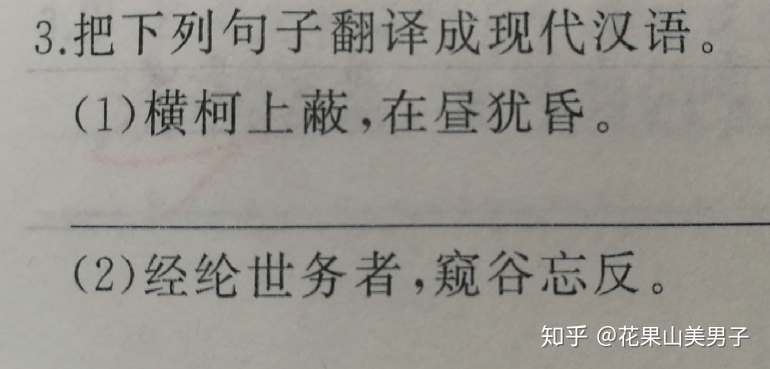
#> input picture img_1.png, 1540 x 738 px, given in place of num.jpg, which was not available (shown at 1/2 size)
$ jupyter execute '自动截图.ipynb'   (shell and % lines are left out)   (text cells are left out)
#> lines starting #> are read from the running program, lines starting #| are printed output that depends on the picture; after the words box and inside, x2 and y2 are one past the last pixel; in counts of white or black regions, pixels touching at a corner belong together; pictures that were not available may be replaced by others from this repository, and a replacement may not be noted
[cell 1]
import cv2

[cell 2]
# file_name = input("Please input file name:")
file_name = "num.jpg"

[cell 3]
image = cv2.imread(file_name)
#> image is the input picture: shape (738, 1540, 3); mean B, G, R 142, 148, 150.3

[cell 4]
from matplotlib import pyplot as plt
plt.imshow(image)
plt.show()

[cell 5]
gray = cv2.cvtColor(image, cv2.COLOR_BGR2GRAY)
srcWidth, srcHeight, channels = image.shape
#> srcWidth = 738; srcHeight = 1540; channels = 3
print(srcWidth, srcHeight)
#| 738 1540

[cell 6]
binary = cv2.medianBlur(gray,7)
ret, binary = cv2.threshold(binary, 90, 255, cv2.THRESH_BINARY)
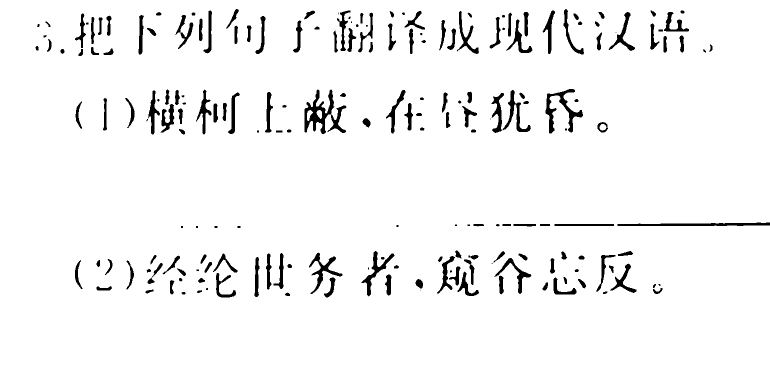
#> binary: shape (738, 1540) (shown at 1/2 size); 95.6% white; 200 black regions (27 under 20 px), largest, box (x1, y1, x2, y2) and area: (609, 179, 693, 268) 2766, (1091, 178, 1166, 267) 1871, (1235, 445, 1540, 452) 1490
cv2.imwrite("2-Binary.png", binary, [int(cv2.IMWRITE_PNG_COMPRESSION), 9])
binary = cv2.Canny(binary, 0, 60, apertureSize = 3)
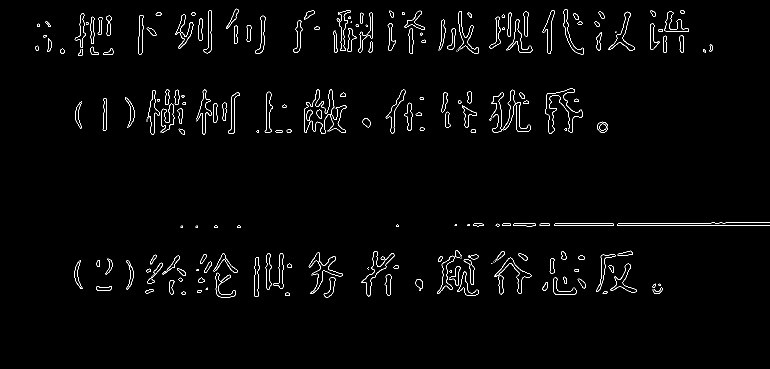
#> binary: shape (738, 1540) (shown at 1/2 size); 1.6% white in thin lines or dots, all inside (x1, y1, x2, y2) = (70, 17, 1540, 595)
cv2.imwrite("3-canny.png", binary, [int(cv2.IMWRITE_PNG_COMPRESSION), 9])
#> Out = True

[cell 7]
import numpy as np

kernel = cv2.getStructuringElement(cv2.MORPH_RECT, (1,1))
opening = cv2.morphologyEx(binary, cv2.MORPH_OPEN, kernel, iterations=1)
dilate_kernel = cv2.getStructuringElement(cv2.MORPH_RECT, (12,10))
dilate = cv2.dilate(opening, dilate_kernel, iterations=3)
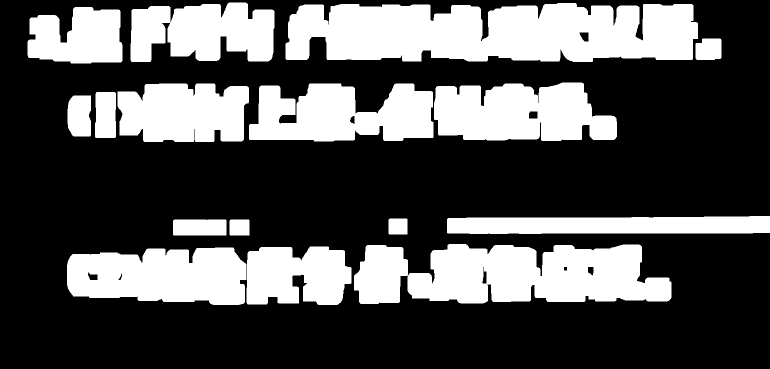
#> dilate: shape (738, 1540) (shown at 1/2 size); 32.6% white; 16 white regions

contours, hierarchy = cv2.findContours(dilate, cv2.RETR_EXTERNAL, cv2.CHAIN_APPROX_SIMPLE)
#> contours = 16 contours; largest, box (x1, y1, x2, y2) and area: (571, 6, 1396, 124) 81760, (708, 488, 1343, 608) 58332, (868, 165, 1234, 282) 33890, (134, 495, 493, 610) 33790, (498, 167, 867, 283) 31790
print(f"len:{len(contours)}")
#| len:16
image_cpy = image.copy()
# mask = np.zeros(binary.shape[:2],dtype=np.uint8)
count = 0
for i in range(len(contours)):
    contour = contours[i]
    area = cv2.contourArea(contour)
    if area > 2000 and area < 11000:
        count += 1
        x,y,w,h = cv2.boundingRect(contour)
        image_cpy = cv2.rectangle(image_cpy,(x,y),(x+100,y+100),(255,0,0), 2)
        cv2.imwrite(f"test_out/{count}.png", cv2.resize(image[int(y):int(y+100),int(x):int(x+100)],None,fx=0.5,fy=0.5), [int(cv2.IMWRITE_PNG_COMPRESSION), 9])
#> this loop made 16 passes
#> (area, x, y, w, h) on passes 5, 8, 9: (3281, 346, 439, 107, 32), (3465.5, 135, 191, 47, 82), (3609.5, 190, 184, 42, 92)
#> area on passes 1, 2, 3, 4, 6, 7: 33790, 20129, 58332.5, 1206, 1144, 20479
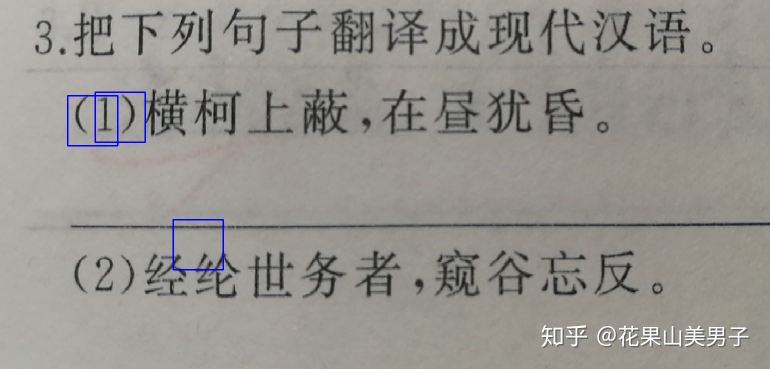
#> image_cpy: shape (738, 1540, 3) (shown at 1/2 size); 0.31% of pixels changed, all inside (x1, y1, x2, y2) = (134, 183, 448, 541)
#> after the loop, count = 3

print(f"draw len:{count}")
#| draw len:3
# cv2.imwrite("4-1-opening.png", opening, [int(cv2.IMWRITE_PNG_COMPRESSION), 9])
# cv2.imwrite("4-2-dilate.png", dilate, [int(cv2.IMWRITE_PNG_COMPRESSION), 9])
# cv2.imwrite("5-rectangle.png", image_cpy, [int(cv2.IMWRITE_PNG_COMPRESSION), 9])
plt.imshow(image_cpy)
plt.show()
